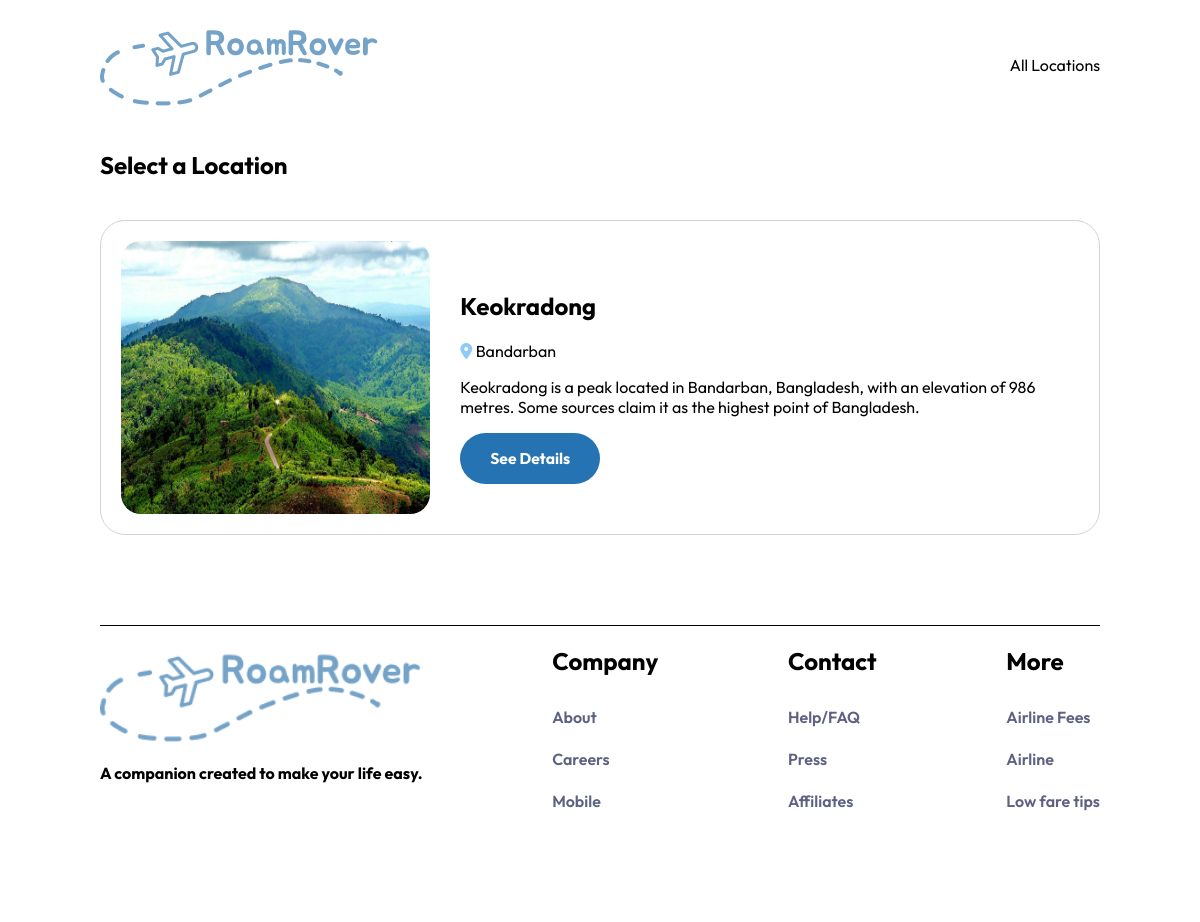
/categories/4/locations/, run on an earlier commit of the app's database.
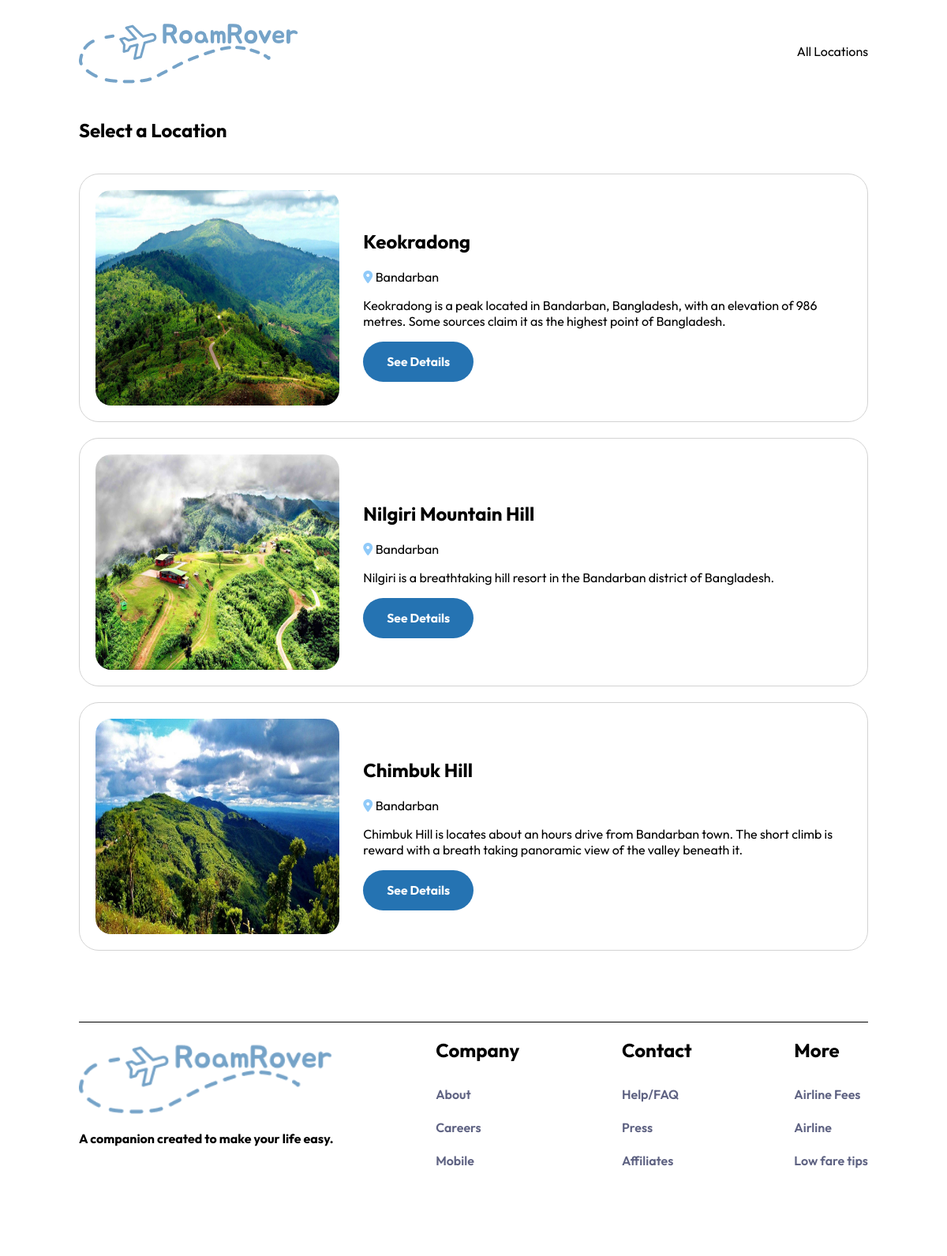
And on a later commit of the database.
### base/models.py (models this page shows, shortened)
class Location(models.Model):
    category = models.ForeignKey(Category, on_delete=models.CASCADE)
    name = models.CharField(max_length=200, blank=True, null=True)
    image = models.ImageField(
        upload_to="images/location", blank=True, null=True)
    city = models.CharField(max_length=200, blank=True, null=True)
    bio = models.CharField(max_length=200, blank=True, null=True)
    overview = models.TextField(max_length=10000, blank=True, null=True)
    containsWater = models.BooleanField(default=False, blank=True, null=True)
    involveHiking = models.BooleanField(default=False, blank=True, null=True)
    acrophobic = models.BooleanField(default=False, blank=True, null=True)
    safe = models.BooleanField(default=False, blank=True, null=True)
    cautious = models.BooleanField(default=False, blank=True, null=True)
    unsafe = models.BooleanField(default=False, blank=True, null=True)
    iframe = models.CharField(max_length=10000, blank=True, null=True)
    lattitude = models.CharField(max_length=200, blank=True, null=True)
    longitude = models.CharField(max_length=200, blank=True, null=True)
    class Meta:
        ordering = ['city']

### base/views.py (the view)
class CategoryLocationList(ListView):
    model = Location
    template_name = 'location_list.html'
    context_object_name = 'locations'
    def get_queryset(self):
        category_id = self.kwargs['category_id']
        category = get_object_or_404(Category, id=category_id)
        return Location.objects.filter(category=category)
    def get_context_data(self, **kwargs):
        context = super().get_context_data(**kwargs)
        context['category'] = get_object_or_404(
            Category, id=self.kwargs['category_id'])
        return context

### base/templates/base/location_list.html
{% extends "base/main.html" %} {% block content %}
<section class="all-locations">
  <h1>Select a Location</h1>
  {% for location in object_list %}
  <div class="location-container">
    <img
      src="{{location.image.url}}"
      alt=""
      style="width: 100%; border-radius: 20px; height: 273px"
    />
    <div>
      <h1>{{location.name}}</h1>
      <p>
        <i class="fa-solid fa-location-dot" style="color: #90caf9"></i>
        {{location.city}}
      </p>
      <p>{{location.bio}}</p>
      <a href="{% url 'location' location.id %}"
        ><button><h3>See Details</h3></button></a
      >
    </div>
  </div>
  {% endfor %}
</section>
{% endblock content %}

### base/templates/base/main.html (shortened to what this page needs)
<!DOCTYPE html>
<html lang="en">
  <head>
    {% load static %}
  </head>
  <body>
    <nav>
      <div class="flex justify-between align-center">
        <a href="/">
          <img src="../../../media/images/Logo.png" alt="main logo" />
        </a>
        <div class="nav-items flex align-center">
          <a href="/locations">All Locations</a>
        </div>
      </div>
    </nav>
    {% block content %} {%endblock content%}
    <br />
    <br />
    <footer
      class="footer-container flex justify-between"
      style="border-top: 1px solid black"
    >
      <div class="footer-item">
        <img src="../../../media/images/Logo.png" alt="" />
        <h4>A companion created to make your life easy.</h4>
      </div>
      <div class="footer-item">
        <h2>Company</h2>
        <p>About</p>
        <p>Careers</p>
        <p>Mobile</p>
      </div>
      <div class="footer-item">
        <h2>Contact</h2>
        <p>Help/FAQ</p>
        <p>Press</p>
        <p>Affiliates</p>
      </div>
      <div class="footer-item">
        <h2>More</h2>
        <p>Airline Fees</p>
        <p>Airline</p>
        <p>Low fare tips</p>
      </div>
    </footer>
  </body>
</html>

### base/templates/base/main.html (style rules this page uses)
* { scroll-behavior: smooth; }
.flex { display: flex; }
.align-center { align-items: center; }
.justify-between { justify-content: space-between; }
body { font-family: "outfit"; max-width: 1300px; margin: 0px auto; z-index: 1; }
nav { padding: 20px 0px; }
nav a { text-decoration: none; color: black; font-weight: 400; cursor: pointer; }
.nav-items { gap: 52px; }
.all-locations { display: flex; flex-wrap: wrap; flex-direction: column; gap: 20px; margin-bottom: 50px; }
.location-container { border: 1px solid lightgray; border-radius: 25px; padding: 20px; display: grid; grid-template-columns: 1fr 2fr; align-items: center; gap: 30px; }
button { font-family: "Outfit"; border: none; background-color: #2573b2; padding: 0px 30px; color: white; border-radius: 70px; cursor: pointer; transition: 400ms ease-in-out; }
.footer-container { flex-wrap: wrap; padding-bottom: 100px; gap: 24px; }
.footer-item { justify-content: center; display: flex; flex-direction: column; }
.footer-item p { line-height: 10px; color: #5e6282; font-weight: 600; }
@media (max-width: 1367px) { body { max-width: 1000px; } }

What changed in the data, as far as the page shows it:
added Location: image (picture), name "Nilgiri Mountain Hill", city "Bandarban", bio "Nilgiri is a breathtaking hill resort in the Bandarban district of Bangladesh."
added Location: image (picture), name "Chimbuk Hill", city "Bandarban", bio "Chimbuk Hill is locates about an hours drive from Bandarban town. The short climb is reward with a breath taking panoramic view of the valley beneath it."
